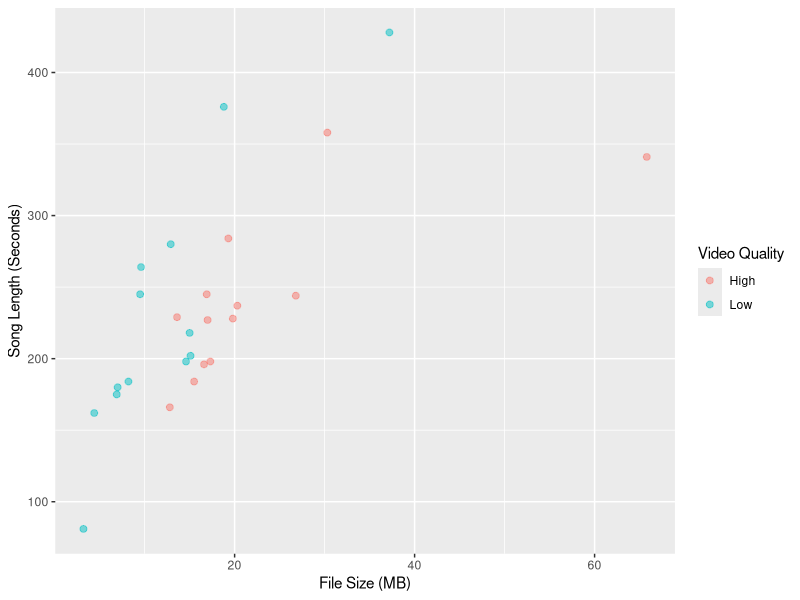

This figure's R source:
library("tidyverse")

# a) read dataset into a variable
videos <- read_csv("videos.csv")
# b)
avg_file_size <- mean(videos$`File Size`)
print(avg_file_size)

avg_song_length <- mean(videos$`Song Length`)
print(avg_song_length)

sd_file_size <- sd(videos$`File Size`)
print(sd_file_size)

sd_song_length <- sd(videos$`Song Length`)
print(sd_song_length)

# c) check for normality using shapiro wilk test
file_size_shapirotest<- shapiro.test(videos$`File Size`)
if (file_size_shapirotest$p.value < 0.05) {
  print("not normal")
} else {
  print('normal')
}
  
  
song_length_shapirotest<- shapiro.test(videos$`Song Length`)
if (song_length_shapirotest$p.value < 0.05) {
  print('not normal')
} else {
  print('normal')
}

# d) 
# avg_file_size_high_quality <- avg_file_size[videos$`Video Quality` == 'High']
# avg_file_size_low_quality <- avg_file_size[videos$`Video Quality` == 'Low']
# t.test(x= avg_file_size[videos$`Video Quality` == 'High'],
#        y= avg_file_size[videos$`Video Quality` == 'Low'])







# EXTRA below i made a plot comparing the size and length of songs
#with 'high' & 'low' video quality;

ggplot(data = videos,
       filter(videos$`Video Quality` %in% c('High','Low')),
       mapping = aes(x = videos$`File Size`, y = videos$`Song Length`,
                     color = videos$`Video Quality`)) +
  geom_point(alpha = 0.5, size = 2) +
  labs(y = "Song Length (Seconds)", x = "File Size (MB)",
       color = "Video Quality")

















